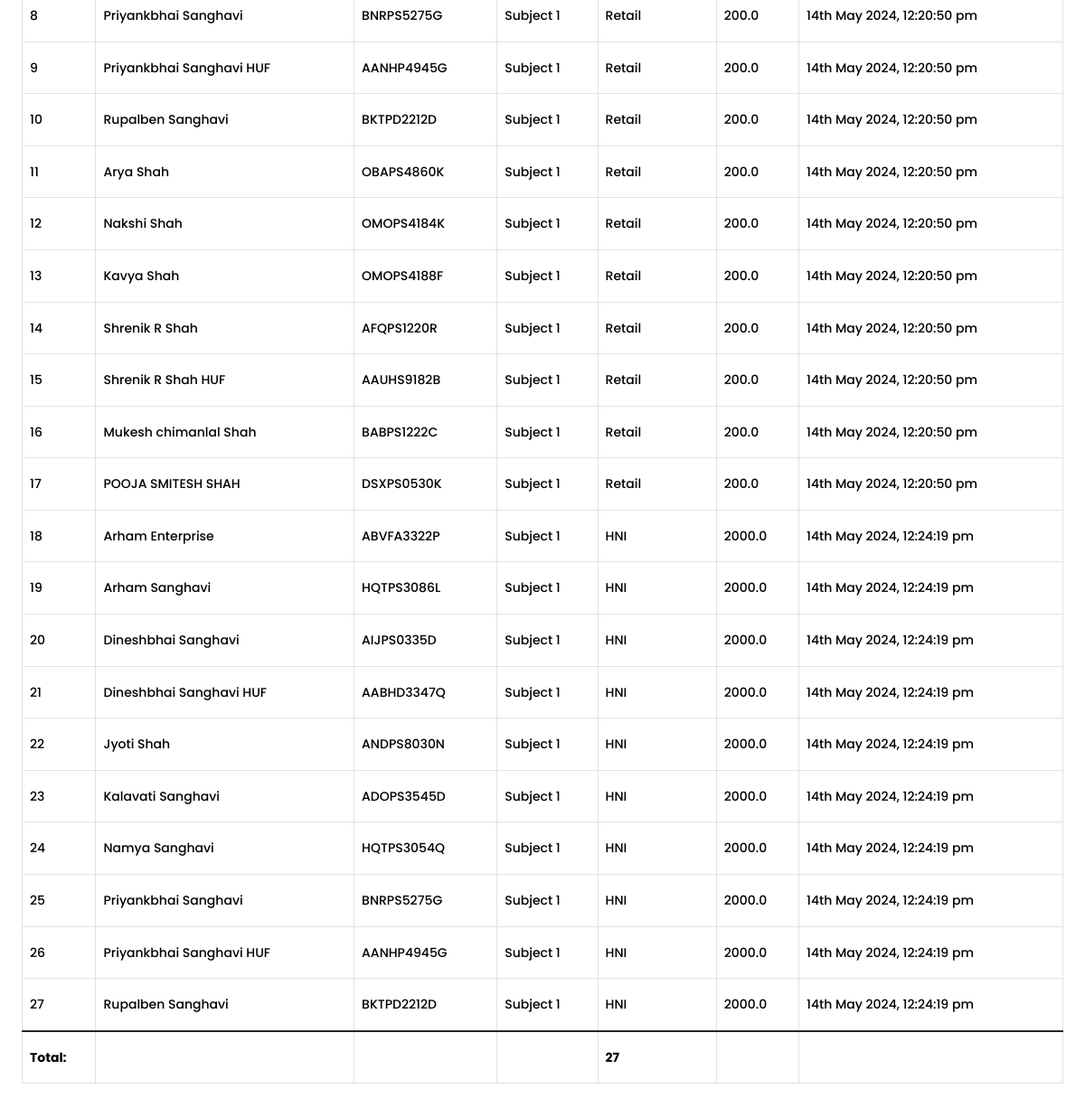
The app's page /transaction-details/1/5 (signed in, lower part), older data.
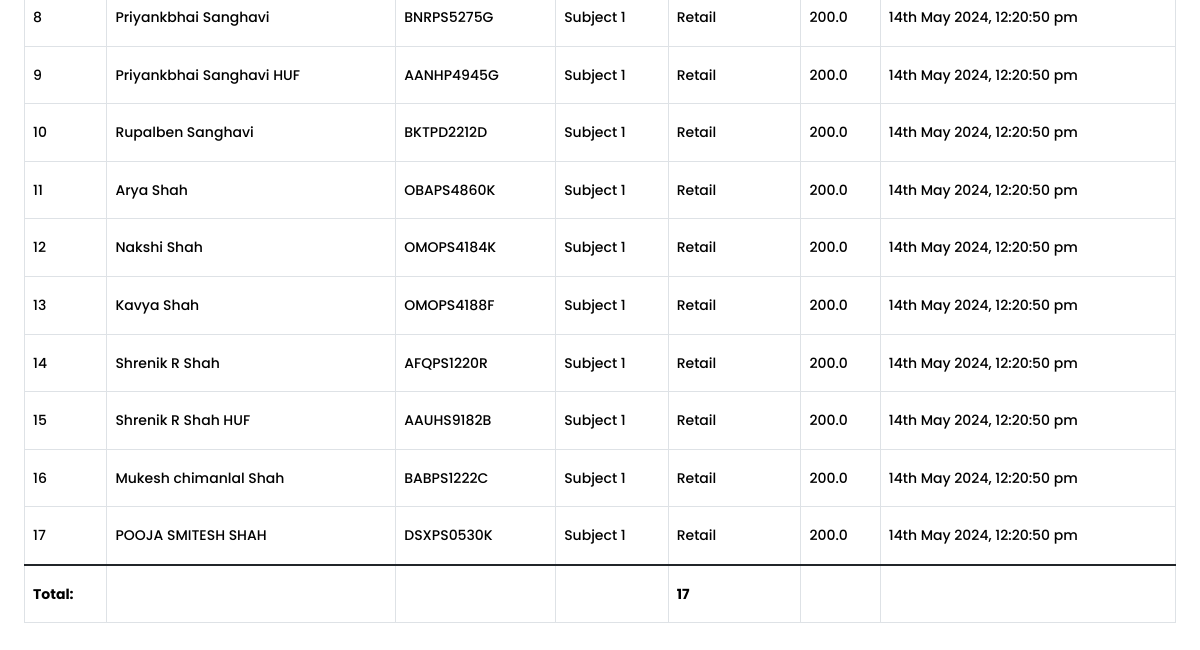
The same page, newer data.
### app/models.py (models this page shows)
class TransactionPan(db.Model):
    __tablename__ = "transaction_pan"
    transaction_id = db.Column(db.Integer, db.ForeignKey('transactions.id', name='fk_transaction_pan_transaction_id'), primary_key=True)
    pan_id = db.Column(db.Integer, db.ForeignKey('pan.id', name='fk_transaction_pan_pan_id'), primary_key=True)
    transaction = db.relationship('Transaction', backref=db.backref('transaction_pans', cascade='all, delete-orphan'))
    pan = db.relationship('Pan', backref=db.backref('pan_transactions', cascade='all, delete-orphan', overlaps = "pans, transactions"))
    __table_args__ = (db.UniqueConstraint('transaction_id', 'pan_id'),)

class Pan(db.Model):
    __tablename__ = "pan"
    id = db.Column(db.Integer, primary_key=True)
    name = db.Column(db.String(64), nullable=True)
    pan_number = db.Column(db.String(64), nullable=False)
    dp_id = db.Column(db.String(64), nullable=True)
    timestamp = db.Column(db.DateTime, default=datetime.utcnow, nullable=True)
    seller_id = db.Column(db.Integer, db.ForeignKey("seller.id", ondelete="CASCADE", name="fk_pan_seller_id"), nullable=False)
    seller = db.relationship("Seller", backref=db.backref("pan", cascade="all, delete-orphan"), foreign_keys=[seller_id], passive_deletes=True)
    __table_args__ = (UniqueConstraint('pan_number', 'seller_id', name='_seller_pan_uc'),)

class Details(db.Model):
    __tablename__ = "details"
    id = db.Column(db.Integer, primary_key=True)
    product_id = db.Column(db.Integer, db.ForeignKey("ipos.id", ondelete="CASCADE", name="fk_details_product_id"), nullable=False)
    subject = db.Column(db.String(10), nullable=False)
    formtype = db.Column(db.String(8), nullable=False)
    price = db.Column(db.Float, nullable=False)
    quantity = db.Column(db.Integer, nullable=False)
    timestamp = db.Column(db.DateTime, default=datetime.utcnow, nullable=False)
    seller_id = db.Column(db.Integer, db.ForeignKey("seller.id", ondelete="CASCADE", name="fk_details_seller_id"), nullable=False)
    seller = db.relationship("Seller", backref=db.backref("details", cascade="all, delete-orphan"), foreign_keys=[seller_id], passive_deletes=True)
    ipo = db.relationship("IPO", backref=db.backref("details", cascade="all, delete-orphan"), foreign_keys=[product_id], passive_deletes=True)

class Transaction(db.Model):
    __tablename__ = "transactions"
    id = db.Column(db.Integer, primary_key=True)
    timestamp = db.Column(db.DateTime, default=datetime.utcnow, nullable=False)
    settled = db.Column(db.Boolean, default=False)
    product_id = db.Column(db.Integer, db.ForeignKey('ipos.id', name='fk_transaction_product_id'), nullable=False)
    product = db.relationship('IPO',  backref=db.backref("transactions", cascade="all, delete-orphan"), foreign_keys=[product_id], passive_deletes=True)
    details_id = db.Column(db.Integer, db.ForeignKey('details.id', name='fk_transaction_details_id'), nullable=False)
    details = db.relationship('Details',  backref=db.backref("transactions", cascade="all, delete-orphan"), foreign_keys=[details_id], passive_deletes=True)
    seller_id = db.Column(db.Integer, db.ForeignKey("seller.id", ondelete="CASCADE", name="fk_transaction_seller_id"), nullable=False)
    seller = db.relationship("Seller", backref=db.backref("transactions", cascade="all, delete-orphan"), foreign_keys=[seller_id], passive_deletes=True)
    buyer_id = db.Column(db.Integer, db.ForeignKey("buyer.id", ondelete="CASCADE", name="fk_transaction_buyer_id"), nullable=False)
    buyer = db.relationship("Buyer",  backref=db.backref("transactions", cascade="all, delete-orphan"), foreign_keys=[buyer_id], passive_deletes=True)

### app/routes.py (the view)
@app.route("/transaction-details/<int:transaction_id>/<product_id>")
@login_required
def transaction_details(transaction_id, product_id):
    if current_user.type == "seller":
        transactions = Transaction.query.filter_by(
            seller_id=current_user.id, product_id=product_id
        ).all()
        print("Transactions ->", transactions[0].id)
        transaction_pans = []
        for transaction in transactions:
            transaction_pan = TransactionPan.query.filter_by(
                transaction_id=transaction.id
            ).all()
            transaction_pans.extend(transaction_pan)
        print("Transaction Pans ->", transaction_pans)
        return render_template(
            "transaction/details_transaction.html",
            title="Transaction Details",
            details=transactions[0].product.name,
            transactions=transaction_pans,
            total_transaction=len(transaction_pans),
        )
    else:
        return flash_message()

### app/models.py (called while the page is built)
@login.user_loader
def load_user(id):
    return User.query.get(int(id))

    @property
    def is_active(self):
        return self.active

### app/templates/transaction/details_transaction.html (shortened to what this page needs)
{% extends 'base.html' %}
{% block current_user_content %}
<div class="container-fluid content">
    <div class="row products">
        <div class="col-md-12">
            <div class="table-responsive">
                <table id="data" class="table table-hover table-bordered">
                    <tbody>
                        {% for detailtransaction in transactions %}
                        <tr>
                            <td>{{ loop.index }}</td>
                            <td> {{ detailtransaction.pan.name }} </td>
                            <td> {{ detailtransaction.pan.pan_number }} </td>
                            <td> {{ detailtransaction.transaction.details.subject }} </td>
                            <td> {{ detailtransaction.transaction.details.formtype }} </td>
                            <td> {{ detailtransaction.transaction.details.price }} </td>
                            <td>{{ moment(detailtransaction.transaction.timestamp).format('Do MMMM YYYY, h:mm:ss a') }}
                            </td>
                        </tr>
                        {% endfor %}
                    </tbody>
                    <tfoot>
                        <tr>
                            <th>Total:</th>
                            <th></th>
                            <th></th>
                            <th></th>
                            <th>{{ total_transaction }} </th>
                            <th></th>
                            <th></th>
                        </tr>
                    </tfoot>
                </table>
            </div>
        </div>
    </div>
</div>
{% endblock %}

Row changes from the older to the newer data that the page shows:
removed TransactionPan: pan.name "Arham Enterprise", pan.pan_number "ABVFA3322P", transaction.details.subject "Subject 1", transaction.details.formtype "HNI", transaction.details.price "2000.0"
no longer on this page (row edited): Transaction: timestamp "14th May 2024, 12:24:19 pm"
removed TransactionPan: pan.name "Arham Sanghavi", pan.pan_number "HQTPS3086L", transaction.details.subject "Subject 1", transaction.details.formtype "HNI", transaction.details.price "2000.0"
removed TransactionPan: pan.name "Dineshbhai Sanghavi", pan.pan_number "AIJPS0335D", transaction.details.subject "Subject 1", transaction.details.formtype "HNI", transaction.details.price "2000.0"
removed TransactionPan: pan.name "Dineshbhai Sanghavi HUF", pan.pan_number "AABHD3347Q", transaction.details.subject "Subject 1", transaction.details.formtype "HNI", transaction.details.price "2000.0"
removed TransactionPan: pan.name "Jyoti Shah", pan.pan_number "ANDPS8030N", transaction.details.subject "Subject 1", transaction.details.formtype "HNI", transaction.details.price "2000.0"
removed TransactionPan: pan.name "Kalavati Sanghavi", pan.pan_number "ADOPS3545D", transaction.details.subject "Subject 1", transaction.details.formtype "HNI", transaction.details.price "2000.0"
removed TransactionPan: pan.name "Namya Sanghavi", pan.pan_number "HQTPS3054Q", transaction.details.subject "Subject 1", transaction.details.formtype "HNI", transaction.details.price "2000.0"
removed TransactionPan: pan.name "Priyankbhai Sanghavi", pan.pan_number "BNRPS5275G", transaction.details.subject "Subject 1", transaction.details.formtype "HNI", transaction.details.price "2000.0"
removed TransactionPan: pan.name "Priyankbhai Sanghavi HUF", pan.pan_number "AANHP4945G", transaction.details.subject "Subject 1", transaction.details.formtype "HNI", transaction.details.price "2000.0"
removed TransactionPan: pan.name "Rupalben Sanghavi", pan.pan_number "BKTPD2212D", transaction.details.subject "Subject 1", transaction.details.formtype "HNI", transaction.details.price "2000.0"
Text that changed along with them:
{{ total_transaction }}: "27" → "17"
